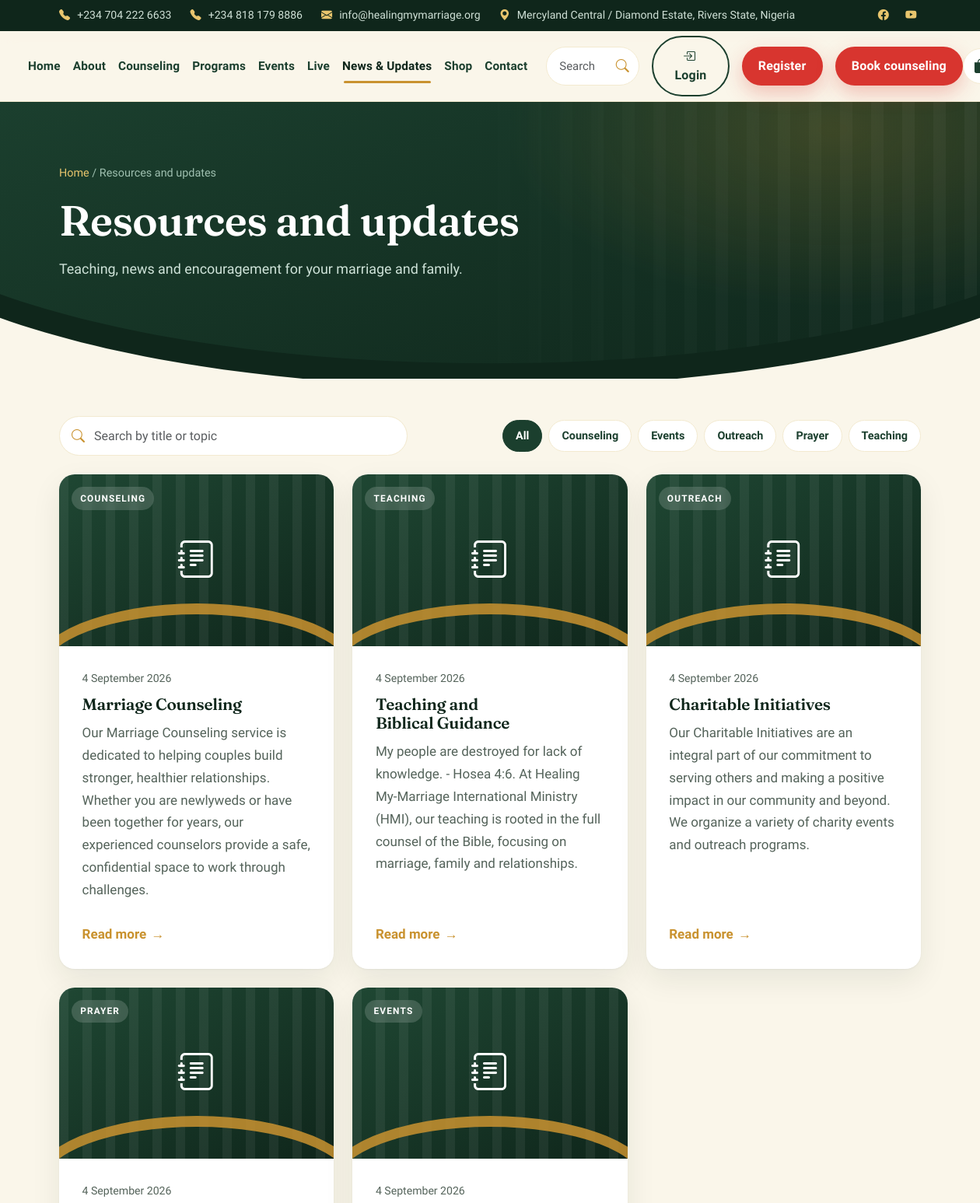
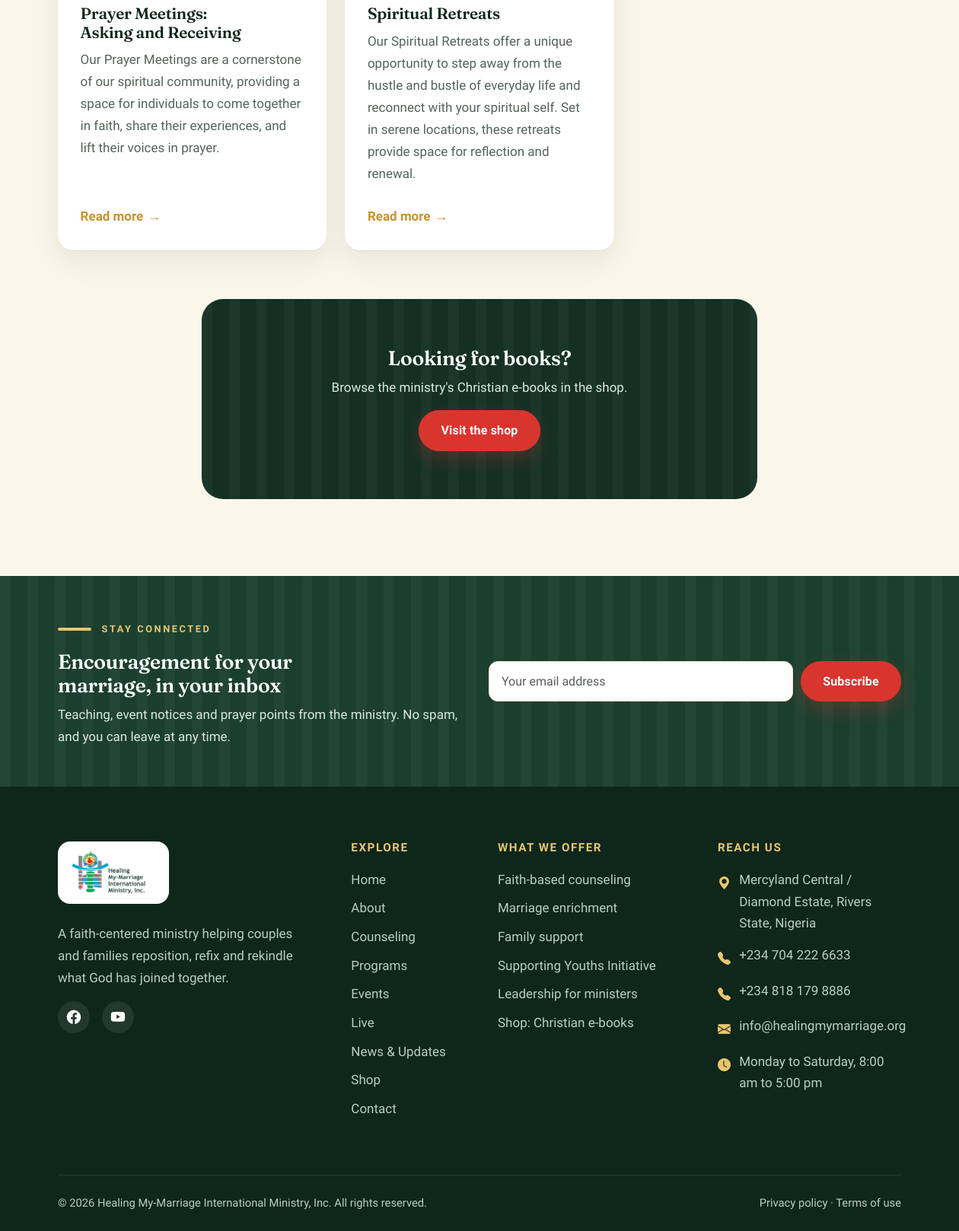
The app's page /resources.php with its own data (2 pictures, top to bottom).
### tables this page shows
CREATE TABLE `posts` (
  `id` int(10) UNSIGNED NOT NULL,
  `slug` varchar(150) NOT NULL,
  `title` varchar(200) NOT NULL,
  `excerpt` text DEFAULT '',
  `content` longtext DEFAULT '',
  `featured_image` varchar(255) DEFAULT '',
  `category` varchar(100) DEFAULT '',
  `author_id` int(10) UNSIGNED DEFAULT NULL,
  `status` enum('draft','published','archived') DEFAULT 'draft',
  `published_at` datetime DEFAULT NULL,
  `meta_title` varchar(200) DEFAULT '',
  `meta_description` varchar(300) DEFAULT '',
  `view_count` int(10) UNSIGNED DEFAULT 0,
  `created_at` datetime DEFAULT current_timestamp(),
  `updated_at` datetime DEFAULT current_timestamp() ON UPDATE current_timestamp()
);

### includes/functions.php (called while the page is built, shortened)
<?php
require_once __DIR__ . '/config.php';
require_once __DIR__ . '/db.php';
function h(?string $s): string
{
    return htmlspecialchars((string)$s, ENT_QUOTES | ENT_SUBSTITUTE, 'UTF-8');
}
function base_url(): string
{
    $settings = get_public_settings();
    $scheme = (!empty($_SERVER['HTTPS']) && $_SERVER['HTTPS'] !== 'off') ? 'https' : 'http';
    $host   = $_SERVER['HTTP_HOST'] ?? 'localhost';
    $scriptName = $_SERVER['SCRIPT_NAME'] ?? '/index.php';
    $dir = rtrim(str_replace('\\', '/', dirname($scriptName)), '/');
    return $scheme . '://' . $host . $dir;
}
function url(string $path = ''): string
{
    $base = base_url();
    return $base . '/' . ltrim($path, '/');
}
function fmt_date(?string $iso, string $format = 'j F Y'): string
{
    $t = strtotime($iso);
    return $t ? date($format, $t) : '';
}
function get_posts(bool $publishedOnly = true): array
{
    $sql = "SELECT * FROM posts";
    $params = [];
    if ($publishedOnly) {
        $sql .= " WHERE status = 'published' AND (published_at IS NULL OR published_at <= NOW())";
    }
    $sql .= " ORDER BY published_at DESC, created_at DESC";
    return Database::fetchAll($sql, $params);
}

### includes/db.php (called while the page is built, shortened)
<?php
class Database {
    private static ?mysqli $conn = null;
    public static function getConnection(): mysqli {
        if (self::$conn === null) {
            $host = 'localhost';
            $user = 'root';
            $pass = '';
            $db   = 'hmi_website';
            self::$conn = new mysqli($host, $user, $pass, $db);
            self::$conn->set_charset('utf8mb4');
            self::$conn->options(MYSQLI_OPT_INT_AND_FLOAT_NATIVE, true);
        }
        return self::$conn;
    }
    public static function query(string $sql, array $params = []): mysqli_result|bool {
        $conn = self::getConnection();
        $stmt = $conn->prepare($sql);
        $stmt->execute();
        return $stmt->get_result();
    }
    public static function fetchAll(string $sql, array $params = []): array {
        $res = self::query($sql, $params);
        return $res ? $res->fetch_all(MYSQLI_ASSOC) : [];
    }
}
function get_public_settings(): array {
    $rows = Database::fetchAll("SELECT setting_key, setting_value, setting_type FROM site_settings WHERE is_public = 1");
    $settings = [];
    foreach ($rows as $row) {
        $val = $row['setting_value'];
        switch ($row['setting_type']) {
            case 'json': $settings[$row['setting_key']] = json_decode($val, true) ?? []; break;
            default: $settings[$row['setting_key']] = $val;
        }
    }
    return $settings;
}

### includes/config.php (called while the page is built, shortened)
<?php
require_once __DIR__ . '/db.php';
function get_site_config(): array {
    static $config = null;
    if ($config !== null) return $config;
    $defaults = [
        'site_name' => 'Healing My-Marriage International Ministry, Inc.',
        'site_short_name' => 'Healing My-Marriage',
        'site_tagline' => 'Reposition. Refix. Rekindle.',
        'site_description' => 'A faith-based marriage and family ministry in Rivers State, Nigeria. Biblical counseling, marriage enrichment, family support and leadership for ministers.',
        'site_base_url' => '',
        'site_email' => 'info@healingmymarriage.org',
        'site_phones' => ['+234 704 222 6633', '+234 818 179 8886'],
        'site_phones_raw' => ['+2347042226633', '+2348181798886'],
        'site_address' => 'Mercyland Central / Diamond Estate, Rivers State, Nigeria',
        'site_hours' => 'Monday to Saturday, 8:00 am to 5:00 pm',
        'site_maps_query' => 'Mercyland Central Diamond Estate Rivers State Nigeria',
        'facebook_url' => 'https://www.facebook.com/profile.php?id=61565801562860',
        'youtube_url' => 'https://youtube.com/@healingmymarriageinternational',
        'ga_id' => '',
        'mail_enabled' => false,
        'mail_to' => 'info@healingmymarriage.org',
        'mail_from' => 'no-reply@healingmymarriage.org',
        'currency_symbol' => '₦',
        'currency_code' => 'NGN',
    ];
    try {
        $dbSettings = get_public_settings();
        foreach ($dbSettings as $key => $value) {
            if (array_key_exists($key, $defaults)) {
                $defaults[$key] = $value;
            }
        }
    } catch (Exception $e) {
    }
    $config = $defaults;
    return $config;
}
$siteConfig = get_site_config();

### resources.php (the view, shortened to what this page needs)
<?php
require __DIR__ . '/includes/header.php';
require __DIR__ . '/includes/page-hero.php';
$posts = get_posts();
$cats  = array_values(array_unique(array_column($posts, 'category')));
sort($cats);
?>
<section class="section pt-5">
  <div class="container">
    <div class="d-flex flex-column flex-lg-row gap-3 justify-content-between align-items-lg-center mb-4 reveal">
      <div class="search-box w-100">
        <i class="bi bi-search" aria-hidden="true"></i>
        <input class="form-control" type="search" id="resourceSearch" placeholder="Search by title or topic">
      </div>
      <div class="pill-filters" role="group" aria-label="Filter by topic">
        <button type="button" class="active" data-cat="all" aria-pressed="true">All</button>
        <?php foreach ($cats as $c): ?>
          <button type="button" data-cat="<?= h($c) ?>" aria-pressed="false"><?= h($c) ?></button>
        <?php endforeach; ?>
      </div>
    </div>
    <div class="row g-4" id="resourceList" data-empty="#noResults">
      <?php foreach ($posts as $p): ?>
        <div class="col-md-6 col-lg-4" data-filter-item data-cat="<?= h($p['category'] ?? '') ?>" data-text="<?= h(mb_strtolower(($p['title'] ?? '') . ' ' . ($p['excerpt'] ?? '') . ' ' . ($p['category'] ?? ''))) ?>">
          <article class="hmi-card">
            <div class="cover v1" aria-hidden="true"><span class="tag"><?= h($p['category'] ?? 'Article') ?></span><i class="bi bi-journal-text"></i></div>
            <div class="body">
              <div class="meta"><span><?= h(fmt_date($p['published_at'] ?? $p['created_at'])) ?></span></div>
              <h3><a class="text-decoration-none" style="color:inherit" href="<?= h(url('post.php?slug=' . $p['slug'])) ?>"><?= h($p['title']) ?></a></h3>
              <p><?= h($p['excerpt']) ?></p>
              <a class="link-arrow mt-auto" href="<?= h(url('post.php?slug=' . $p['slug'])) ?>">Read more</a>
            </div>
          </article>
        </div>
      <?php endforeach; ?>
    </div>
    <div class="row mt-5 pt-3">
      <div class="col-lg-8 mx-auto">
        <div class="story text-center reveal">
          <h2 class="h3 text-white">Looking for books?</h2>
          <p class="mx-auto">Browse the ministry's Christian e-books in the shop.</p>
          <a class="btn btn-hmi-red" href="<?= h(url('shop.php')) ?>">Visit the shop</a>
        </div>
      </div>
    </div>
  </div>
</section>
<?php require __DIR__ . '/includes/footer.php'; ?>

### records on screen
posts: category "COUNSELING", published_at "4 September 2026", title "Marriage Counseling", excerpt "Our Marriage Counseling service is dedicated to helping couples build stronger, healthier relationships. Whether you are newlyweds or have been together for years, our experienced counselors provide a safe, confidential space to work through challenges."
posts: category "TEACHING", published_at "4 September 2026", title "Teaching and Biblical Guidance", excerpt "My people are destroyed for lack of knowledge. - Hosea 4:6. At Healing My-Marriage International Ministry (HMI), our teaching is rooted in the full counsel of the Bible, focusing on marriage, family and relationships."
posts: category "OUTREACH", published_at "4 September 2026", title "Charitable Initiatives", excerpt "Our Charitable Initiatives are an integral part of our commitment to serving others and making a positive impact in our community and beyond. We organize a variety of charity events and outreach programs."
posts: category "PRAYER", published_at "4 September 2026", title "Prayer Meetings: Asking and Receiving", excerpt "Our Prayer Meetings are a cornerstone of our spiritual community, providing a space for individuals to come together in faith, share their experiences, and lift their voices in prayer."
posts: category "EVENTS", published_at "4 September 2026", title "Spiritual Retreats", excerpt "Our Spiritual Retreats offer a unique opportunity to step away from the hustle and bustle of everyday life and reconnect with your spiritual self. Set in serene locations, these retreats provide space for reflection and renewal."

### other values on screen
site_phones()[$i] "+234 704 222 6633"
site_phones()[$i] "+234 818 179 8886"
site_email() "info@healingmymarriage.org"
site_address() "Mercyland Central / Diamond Estate, Rivers State, Nigeria"
$item['label'] "Home"
$item['label'] "About"
$item['label'] "Counseling"
$item['label'] "Programs"
$item['label'] "Events"
$item['label'] "Live"
$item['label'] "News & Updates"
$item['label'] "Shop"
$item['label'] "Contact"
$hero_crumb "Resources and updates"
$hero_title "Resources and updates"
